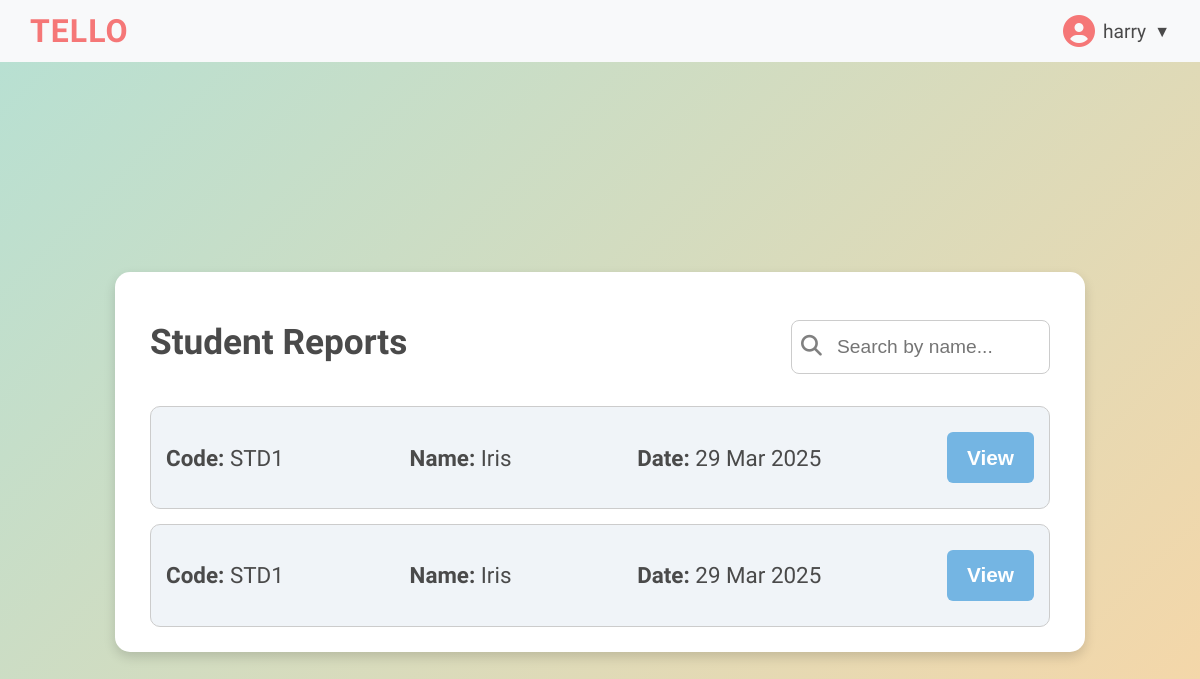
Screenshot of /report_list/ (signed in) with the database file from the repository.
### tello/models.py (models this page shows, shortened)
class Student(models.Model):
    studentid = models.AutoField(primary_key=True)
    studentcode = models.CharField(max_length=4, unique=True)
    studentname = models.CharField(max_length=100)
    studentgrade = models.CharField(max_length=50)
    studentage = models.IntegerField()
    assignedteacher = models.ForeignKey(Teacher, on_delete=models.CASCADE)
    additional_notes = models.TextField(blank=True, null=True)
    created_at = models.DateTimeField(auto_now_add=True)

class StudentReport(models.Model):
    story_session = models.ForeignKey(
        StorySession, on_delete=models.CASCADE, related_name="reports")
    vocab_score = models.FloatField()
    structure_sim_score = models.FloatField()
    response_length = models.FloatField()
    avg_engagement = models.FloatField()
    final_score = models.FloatField()
    prompt_interaction_ratio = models.FloatField()
    prompt_interaction_count = models.IntegerField()
    feedback_notes = models.TextField(blank=True, null=True)
    created_at = models.DateTimeField(auto_now_add=True)

### tello/views.py (the view)
# urls.py: path("report_list/", views.report_list, name="report_list"),
def report_list(request):
    reports = StudentReport.objects.select_related(
        'story_session__student').all()
    report_data = [
        {
            'id': report.id,
            'student_id': report.story_session.student.studentcode,
            'student_name': report.story_session.student.studentname,
            'created_at': report.created_at
        }
        for report in reports
    ]
    return render(request, 'report_list.html', {'reports': report_data})

### tello/templates/report_list.html (shortened to what this page needs)
{% extends 'base.html' %} {% block links %}
<link rel="stylesheet" href="/static/css/report_list.css" />
{% endblock %} {% load static %} {% block content %}
<div class="body-container">
  <div class="dashboard-container">
    <header
      style="display: flex; justify-content: space-between; align-items: center"
    >
      <h1>Student Reports</h1>
      <div style="position: relative; display: flex; align-items: center">
        <i
          class="fas fa-search"
          style="
            position: absolute;
            left: 10px;
            top: 40%;
            font-size: 1.3rem;
            color: gray;
          "
        >
        </i>
        <input
          type="text"
          id="searchBar"
          placeholder="Search by name..."
          onkeyup="filterReports()"
          style="
            padding: 15px 12px;
            padding-left: 45px; /* Push text right so it doesn’t overlap icon */
            font-size: 1.2rem;
            border: 1px solid #ccc;
            border-radius: 8px;
            outline: none;
            width: 200px;
          "
        />
      </div>
    </header>
    <main>
      <section class="report-list">
        {% if reports %} {% for report in reports %}
        <div class="report-card" data-name="{{ report.student_name }}">
          <p><strong>Code:</strong> {{ report.student_id }}</p>
          <p><strong>Name:</strong> {{ report.student_name }}</p>
          <p><strong>Date:</strong> {{ report.created_at|date:"d M Y" }}</p>
          <button class="view-btn" onclick="viewReport('{{ report.id }}')">
            View
          </button>
        </div>
        {% endfor %} {% else %}
        <p>No reports available yet.</p>
        {% endif %}
      </section>
    </main>
  </div>
</div>
{% endblock %}

### tello/templates/base.html (shortened to what this page needs)
<!DOCTYPE html>
<html lang="en">
  <head>
    <link rel="stylesheet" href="/static/css/styles.css" />
    {% block links %} {% endblock %}
  </head>
  <body>
    <header style="margin-bottom: 0">
      <div class="header-container">
        <div class="logo">
          <h1>TellO</h1>
        </div>
        <div class="user-profile">
          <i class="fas fa-user-circle" style="font-size: 2rem"></i>
          <span>{{ user.username }}</span>
          <div class="dropdown">
            <button onclick="toggleDropdown()">▼</button>
          </div>
        </div>
      </div>
    </header>
    <main>{% block content %}{% endblock %}</main>
  </body>
</html>

### static/css/styles.css (style rules this page uses)
body { margin: 0; padding: 0; font-family: "Comic Neue", sans-serif; }
.header-container { display: flex; justify-content: space-between; align-items: center; padding: 12px 30px; background-color: #f8f9fa; box-shadow: 0 3px 8px rgba(0, 0, 0, 0.1); margin-bottom: 0; }
.logo h1 { font-size: 2rem; color: #f57777; margin: 0; letter-spacing: 1px; font-weight: 700; text-transform: uppercase; }
.user-profile { position: relative; display: flex; align-items: center; gap: 8px; cursor: pointer; }
.user-profile span { font-size: 1.2rem; font-weight: 500; color: #4a4a4a; }
.user-profile i { font-size: 2rem; color: #f57777; }
.user-profile button { background: none; border: none; font-size: 1rem; cursor: pointer; padding: 0; color: #4a4a4a; }

### static/css/report_list.css (style rules this page uses)
.body-container { font-family: "Comic Neue", sans-serif; margin: 0; padding: 0; background: linear-gradient(135deg, #b8e0d2, #fad6a5); display: flex; justify-content: center; align-items: center; min-height: 100vh; color: #4a4a4a; }
.dashboard-container { width: 90%; max-width: 900px; background: white; padding: 25px 35px; border-radius: 15px; box-shadow: 0 5px 12px rgba(0, 0, 0, 0.15); animation: fadeIn 1s ease-in-out; }
header { text-align: center; margin-bottom: 20px; }
header h1 { font-size: 2.2rem; }
#searchBar { width: 100%; max-width: 300px; padding: 10px; margin-top: 10px; font-size: 1.2rem; border: 2px solid #6bb197; border-radius: 6px; outline: none; transition: 0.3s; }
.report-list { display: flex; flex-direction: column; gap: 15px; }
.report-card { background: #f0f4f8; padding: 15px; border-radius: 10px; border: 1px solid #ccc; transition: all 0.3s; display: flex; flex-direction: row; justify-content: space-between; }
.report-card p { font-size: 1.4rem; }
.view-btn { display: block; background: #74b5e3; color: white; margin: 10px 0px; padding: 0px 20px; font-size: 1.3rem; font-weight: 600; border: none; border-radius: 6px; cursor: pointer; transition: all 0.3s; }

### rows the page displays
Student: student_id "STD1" "STD1", student_name "Iris" "Iris"
StudentReport: created_at "29 Mar 2025"
StudentReport: created_at "29 Mar 2025"

### other values shown
{{ user.username }} "harry"
